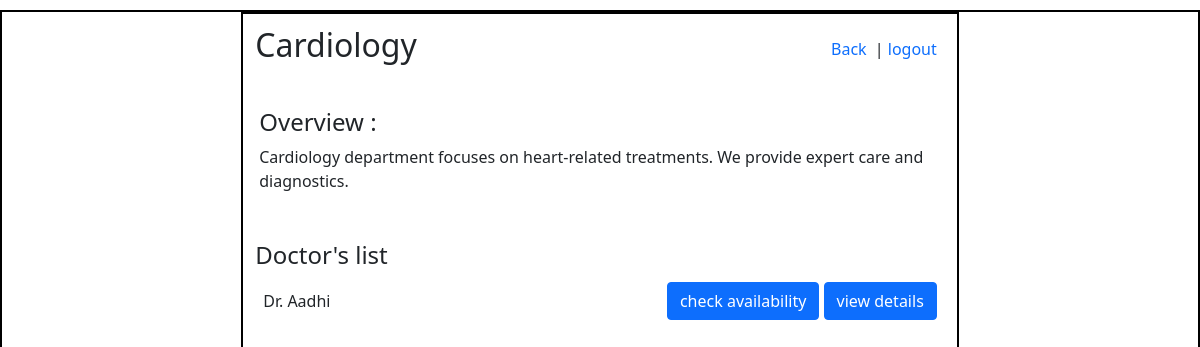
Screenshot of /view_department/1/5 with the database file from the repository.
### application/models.py (models this page shows)
class Department(db.Model):
    __tablename__='departments'
    id=db.Column(db.Integer,primary_key=True)
    name=db.Column(db.String,nullable=False,unique=True)
    description=db.Column(db.Text,nullable=True)
    doctors=db.relationship('User',backref='department')
    appointments=db.relationship('Appointment',backref='department')

class User(db.Model):
    __tablename__='Users'
    id=db.Column(db.Integer,primary_key=True)
    username=db.Column(db.String,unique=True,nullable=False)
    email=db.Column(db.String,unique=True,nullable=False)
    password=db.Column(db.String,nullable=False)
    contact_number=db.Column(db.String(10),nullable=False)
    dob=db.Column(db.String,nullable=False)
    gender=db.Column(db.String)
    role=db.Column(db.String,nullable=False,default='patient')
    department_id=db.Column(db.Integer,db.ForeignKey('departments.id'))
    experience=db.Column(db.String,nullable=True)
    status=db.Column(db.Boolean,default=True)
    is_blacklisted=db.Column(db.Boolean,default=False)
    doctor_appointments=db.relationship('Appointment',foreign_keys='Appointment.doctor_id',backref='doctor')
    patient_appointments=db.relationship('Appointment',foreign_keys='Appointment.patient_id',backref='patient')
    patient_treatments=db.relationship('Treatment',foreign_keys='Treatment.patient_id',backref='patient')
    doctor_treatments=db.relationship('Treatment',foreign_keys='Treatment.doctor_id',backref='doctor')

### application/controllers.py (the view)
@app.route('/view_department/<int:department_id>/<int:patient_id>')
def view_department(department_id,patient_id):
    department=Department.query.get(department_id)
    doctors=User.query.filter_by(department_id=department_id).all()
    this_user=User.query.get(patient_id)
    return render_template('View_Department.html',department=department,doctors=doctors,this_user=this_user)

### templates/View_Department.html (shortened to what this page needs)
<!DOCTYPE html>
<html lang="en">
<head>
    <link rel="stylesheet" href="/static/style.css">
    <link href="https://cdn.jsdelivr.net/npm/bootstrap@5.0.2/dist/css/bootstrap.min.css" rel="stylesheet"
>
</head>
<body>
    <div id="main">
        <div id="canvas">
            <div class="headings m-2">
                <h2>{{ department.name }}</h2>
                <div>
                    <a href="{{ url_for('patients_dashboard', patient_id=this_user.id) }}" class="text-decoration-none me-1">Back</a>  |                     <a href="/login" class="text-decoration-none me-2">logout</a>
                </div>
            </div>
            <div class="mx-3">
                <h4>Overview :</h4>
                <p>{{ department.description }}</p>
            </div>
            <div class="container mt-2">
                <h4>Doctor's list</h4>
                {% for doctor in doctors %}
                <div class="headings">
                    Dr. {{ doctor.username }}
                    <div>
                        {% if this_user %}
                        <a href="{{ url_for('availability_patient', doctor_id=doctor.id, patient_id=this_user.id) }}" class="btn btn-primary">check availability</a>
                        <a href="{{ url_for('view_doctor_details', doctor_id=doctor.id, patient_id=this_user.id) }}" class="btn btn-primary">view details</a>
                        {% else %}
                        <a href="/login" class="btn btn-secondary">check availability</a>
                        {% endif %}
                    </div>
                </div>
                {% endfor %}
            </div>
        </div>
    </div>
</body>
</html>

### static/style.css (style rules this page uses)
* { margin:0px; padding:0px; box-sizing: border-box; }
#main,#canvas { border :2px solid black; margin-top: 10px; }
#canvas { border:2px solid black; width:60%; height: 800px; margin:auto; }
.headings { display:flex; justify-content:space-between; align-items:center; padding:4px; margin:4px; }

### rows the page displays
Department: name "Cardiology", description "Cardiology department focuses on heart-related treatments. We provide expert care and diagnostics."
User: username "Aadhi"
